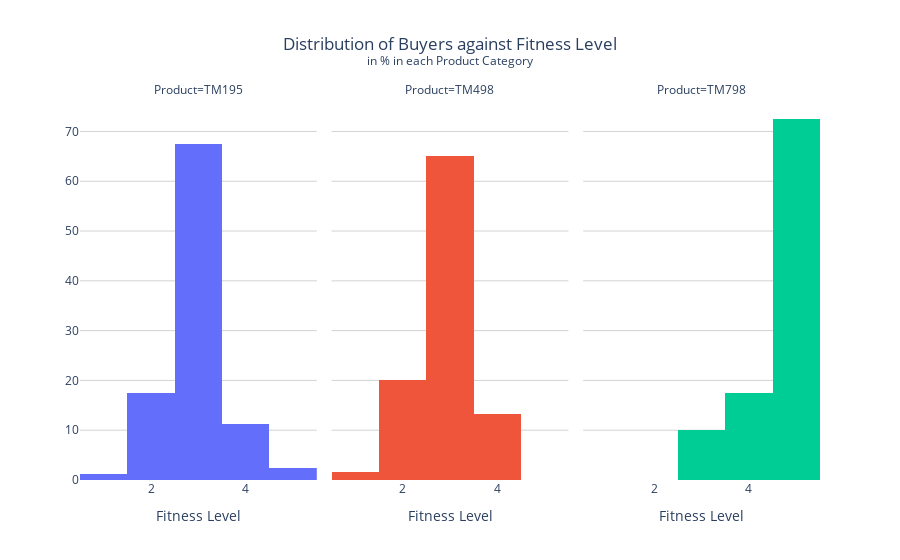

The notebook cell saved with this chart:
### Code cell
# Distribution of Buyers against the Fitness Level for each Product category

title_ = 'Distribution of Buyers against Fitness Level<br><sup>in % in each Product Category'
labels_ = {"Fitness":"Fitness Level"}
fit_hist = px.histogram(df, x = 'Fitness',
                          histnorm = 'percent',
                          facet_col = "Product",
                          color = "Product",
                          labels = labels_,
                          title = title_,)
fit_hist.update_layout(title_x = 0.5, yaxis_title = None, plot_bgcolor = 'white')
fit_hist.update_yaxes(gridcolor = "lightgrey")
fit_hist.update_layout(showlegend = False)
fit_hist.show()

### Figure 1 — Plotly figure (JSON) as saved in the notebook; plotly's stock layout.template omitted (floating-point values rounded to 4 significant figures)
{"data": [{"alignmentgroup": "True", "bingroup": "x", "histnorm": "percent", "hovertemplate": "Product=TM195<br>Fitness Level=%{x}<br>percent=%{y}<extra></extra>", "legendgroup": "TM195", "marker": {"color": "#636efa", "pattern": {"shape": ""}}, "name": "TM195", "offsetgroup": "TM195", "orientation": "v", "showlegend": true, "type": "histogram", "x": [4, 3, 3, 3, 2, 3, 3, 3, 4, 3, 3, 2, 3, 3, 1, 3, 3, 3, 3, 2, 3, 3, 3, 5, 3, 2, 3, 3, 3, 2, 3, 4, 2, 3, 4, 3, 2, 3, 3, 4, 3, 2, 3, 3, 3, 3, 3, 3, 3, 3, 3, 2, 3, 4, 3, 2, 2, 4, 3, 2, 3, 5, 2, 3, 3, 3, 3, 3, 3, 3, 3, 3, 4, 3, 3, 3, 4, 2, 3, 3], "xaxis": "x", "yaxis": "y"}, {"alignmentgroup": "True", "bingroup": "x", "histnorm": "percent", "hovertemplate": "Product=TM498<br>Fitness Level=%{x}<br>percent=%{y}<extra></extra>", "legendgroup": "TM498", "marker": {"color": "#EF553B", "pattern": {"shape": ""}}, "name": "TM498", "offsetgroup": "TM498", "orientation": "v", "showlegend": true, "type": "histogram", "x": [3, 3, 3, 3, 4, 2, 2, 3, 3, 3, 3, 2, 2, 3, 2, 4, 3, 3, 4, 2, 3, 3, 3, 3, 4, 3, 2, 3, 3, 4, 3, 2, 3, 3, 3, 3, 3, 1, 3, 3, 4, 3, 3, 3, 4, 3, 4, 3, 2, 2, 2, 3, 3, 3, 3, 3, 3, 3, 2, 3], "xaxis": "x2", "yaxis": "y2"}, {"alignmentgroup": "True", "bingroup": "x", "histnorm": "percent", "hovertemplate": "Product=TM798<br>Fitness Level=%{x}<br>percent=%{y}<extra></extra>", "legendgroup": "TM798", "marker": {"color": "#00cc96", "pattern": {"shape": ""}}, "name": "TM798", "offsetgroup": "TM798", "orientation": "v", "showlegend": true, "type": "histogram", "x": [3, 5, 5, 5, 4, 5, 5, 5, 5, 5, 5, 4, 5, 3, 4, 5, 5, 3, 4, 5, 3, 4, 5, 5, 5, 5, 5, 5, 4, 5, 5, 5, 5, 5, 5, 5, 4, 5, 5, 5], "xaxis": "x3", "yaxis": "y3"}], "layout": {"annotations": [{"font": {}, "showarrow": false, "text": "Product=TM195", "x": 0.16, "xanchor": "center", "xref": "paper", "y": 1, "yanchor": "bottom", "yref": "paper"}, {"font": {}, "showarrow": false, "text": "Product=TM498", "x": 0.5, "xanchor": "center", "xref": "paper", "y": 1, "yanchor": "bottom", "yref": "paper"}, {"font": {}, "showarrow": false, "text": "Product=TM798", "x": 0.84, "xanchor": "center", "xref": "paper", "y": 1, "yanchor": "bottom", "yref": "paper"}], "autosize": true, "barmode": "relative", "legend": {"title": {"text": "Product"}, "tracegroupgap": 0}, "plot_bgcolor": "white", "showlegend": false, "title": {"text": "Distribution of Buyers against Fitness Level<br><sup>in % in each Product Category", "x": 0.5}, "xaxis": {"anchor": "y", "autorange": true, "domain": [0, 0.32], "range": [0.5, 5.5], "title": {"text": "Fitness Level"}, "type": "linear"}, "xaxis2": {"anchor": "y2", "autorange": true, "domain": [0.34, 0.66], "matches": "x", "range": [0.5, 5.5], "title": {"text": "Fitness Level"}, "type": "linear"}, "xaxis3": {"anchor": "y3", "autorange": true, "domain": [0.68, 1.0], "matches": "x", "range": [0.5, 5.5], "title": {"text": "Fitness Level"}, "type": "linear"}, "yaxis": {"anchor": "x", "autorange": true, "domain": [0, 1], "gridcolor": "lightgrey", "range": [0, 76.32], "title": {}}, "yaxis2": {"anchor": "x2", "autorange": true, "domain": [0, 1], "gridcolor": "lightgrey", "matches": "y", "range": [0, 76.32], "showticklabels": false}, "yaxis3": {"anchor": "x3", "autorange": true, "domain": [0, 1], "gridcolor": "lightgrey", "matches": "y", "range": [0, 76.32], "showticklabels": false}}}
